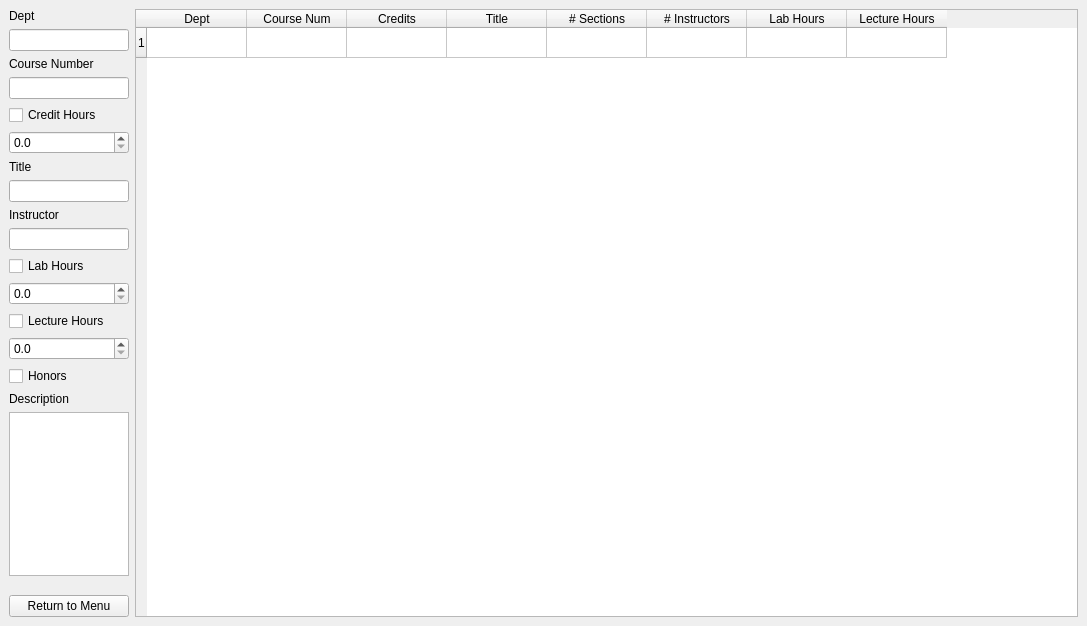
<?xml version="1.0" encoding="UTF-8"?>
<ui version="4.0">
    <class>MainWindow</class>
    <widget class="QMainWindow" name="MainWindow">
        <property name="geometry">
            <rect>
                <x>0</x>
                <y>0</y>
                <width>1087</width>
                <height>626</height>
            </rect>
        </property>
        <property name="windowTitle">
            <string>MainWindow</string>
        </property>
        <widget class="QWidget" name="centralwidget">
            <layout class="QGridLayout" name="gridLayout">
                <item row="0" column="0">
                    <layout class="QHBoxLayout" name="horizontalLayout">
                        <item>
                            <layout class="QVBoxLayout" name="verticalLayout">
                                <property name="sizeConstraint">
                                    <enum>QLayout::SetDefaultConstraint</enum>
                                </property>
                                <item>
                                    <widget class="QLabel" name="course_dept_label">
                                        <property name="text">
                                            <string>Dept</string>
                                        </property>
                                    </widget>
                                </item>
                                <item>
                                    <widget class="QLineEdit" name="course_dept_edit">
                                        <property name="sizePolicy">
                                            <sizepolicy hsizetype="Preferred" vsizetype="Fixed">
                                                <horstretch>0</horstretch>
                                                <verstretch>0</verstretch>
                                            </sizepolicy>
                                        </property>
                                    </widget>
                                </item>
                                <item>
                                    <widget class="QLabel" name="course_course_num_label">
                                        <property name="text">
                                            <string>Course Number</string>
                                        </property>
                                    </widget>
                                </item>
                                <item>
                                    <widget class="QLineEdit" name="course_course_num_edit">
                                        <property name="sizePolicy">
                                            <sizepolicy hsizetype="Preferred" vsizetype="Fixed">
                                                <horstretch>0</horstretch>
                                                <verstretch>0</verstretch>
                                            </sizepolicy>
                                        </property>
                                    </widget>
                                </item>
                                <item>
                                    <widget class="QCheckBox" name="course_credit_hours_check">
                                        <property name="text">
                                            <string>Credit Hours</string>
                                        </property>
                                    </widget>
                                </item>
                                <item>
                                    <widget class="QDoubleSpinBox" name="course_credit_hour_spinner">
                                        <property name="decimals">
                                            <number>1</number>
                                        </property>
                                        <property name="singleStep">
                                            <double>0.500000000000000</double>
                                        </property>
                                    </widget>
                                </item>
                                <item>
                                    <widget class="QLabel" name="course_title_label">
                                        <property name="text">
                                            <string>Title</string>
                                        </property>
                                    </widget>
                                </item>
                                <item>
                                    <widget class="QLineEdit" name="course_title_edit">
                                        <property name="sizePolicy">
                                            <sizepolicy hsizetype="Preferred" vsizetype="Fixed">
                                                <horstretch>0</horstretch>
                                                <verstretch>0</verstretch>
                                            </sizepolicy>
                                        </property>
                                    </widget>
                                </item>
                                <item>
                                    <widget class="QLabel" name="course_instructor_label">
                                        <property name="text">
                                            <string>Instructor</string>
                                        </property>
                                    </widget>
                                </item>
                                <item>
                                    <widget class="QLineEdit" name="course_instructor_edit">
                                        <property name="sizePolicy">
                                            <sizepolicy hsizetype="Preferred" vsizetype="Fixed">
                                                <horstretch>0</horstretch>
                                                <verstretch>0</verstretch>
                                            </sizepolicy>
                                        </property>
                                    </widget>
                                </item>
                                <item>
                                    <widget class="QCheckBox" name="course_lab_hours_check">
                                        <property name="text">
                                            <string>Lab Hours</string>
                                        </property>
                                    </widget>
                                </item>
                                <item>
                                    <widget class="QDoubleSpinBox" name="course_lab_hours_spinner">
                                        <property name="decimals">
                                            <number>1</number>
                                        </property>
                                        <property name="singleStep">
                                            <double>0.500000000000000</double>
                                        </property>
                                    </widget>
                                </item>
                                <item>
                                    <widget class="QCheckBox" name="course_lecture_hours_spinner">
                                        <property name="text">
                                            <string>Lecture Hours</string>
                                        </property>
                                    </widget>
                                </item>
                                <item>
                                    <widget class="QDoubleSpinBox" name="course_lecture_hours_spinner_2">
                                        <property name="decimals">
                                            <number>1</number>
                                        </property>
                                        <property name="singleStep">
                                            <double>0.500000000000000</double>
                                        </property>
                                    </widget>
                                </item>
                                <item>
                                    <widget class="QCheckBox" name="course_honors_check">
                                        <property name="text">
                                            <string>Honors</string>
                                        </property>
                                    </widget>
                                </item>
                                <item>
                                    <widget class="QLabel" name="course_description_label">
                                        <property name="text">
                                            <string>Description</string>
                                        </property>
                                    </widget>
                                </item>
                                <item>
                                    <widget class="QTextEdit" name="course_description_edit">
                                        <property name="sizePolicy">
                                            <sizepolicy hsizetype="Preferred" vsizetype="Expanding">
                                                <horstretch>0</horstretch>
                                                <verstretch>0</verstretch>
                                            </sizepolicy>
                                        </property>
                                        <property name="maximumSize">
                                            <size>
                                                <width>120</width>
                                                <height>16777215</height>
                                            </size>
                                        </property>
                                    </widget>
                                </item>
                                <item>
                                    <spacer name="verticalSpacer">
                                        <property name="orientation">
                                            <enum>Qt::Vertical</enum>
                                        </property>
                                        <property name="sizeHint" stdset="0">
                                            <size>
                                                <width>20</width>
                                                <height>40</height>
                                            </size>
                                        </property>
                                    </spacer>
                                </item>
                                <item>
                                    <widget class="QPushButton" name="course_return_to_menu_button">
                                        <property name="text">
                                            <string>Return to Menu</string>
                                        </property>
                                    </widget>
                                </item>
                            </layout>
                        </item>
                        <item>
                            <widget class="QTableWidget" name="course_table">
                                <property name="sizePolicy">
                                    <sizepolicy hsizetype="Expanding" vsizetype="Expanding">
                                        <horstretch>0</horstretch>
                                        <verstretch>0</verstretch>
                                    </sizepolicy>
                                </property>
                                <property name="rowCount">
                                    <number>1</number>
                                </property>
                                <property name="columnCount">
                                    <number>8</number>
                                </property>
                                <row/>
                                <column>
                                    <property name="text">
                                        <string>Dept</string>
                                    </property>
                                </column>
                                <column>
                                    <property name="text">
                                        <string>Course Num</string>
                                    </property>
                                </column>
                                <column>
                                    <property name="text">
                                        <string>Credits</string>
                                    </property>
                                </column>
                                <column>
                                    <property name="text">
                                        <string>Title</string>
                                    </property>
                                </column>
                                <column>
                                    <property name="text">
                                        <string># Sections</string>
                                    </property>
                                </column>
                                <column>
                                    <property name="text">
                                        <string># Instructors</string>
                                    </property>
                                </column>
                                <column>
                                    <property name="text">
                                        <string>Lab Hours</string>
                                    </property>
                                </column>
                                <column>
                                    <property name="text">
                                        <string>Lecture Hours</string>
                                    </property>
                                </column>
                            </widget>
                        </item>
                    </layout>
                </item>
            </layout>
        </widget>
    </widget>
    <resources/>
    <connections/>
</ui>
